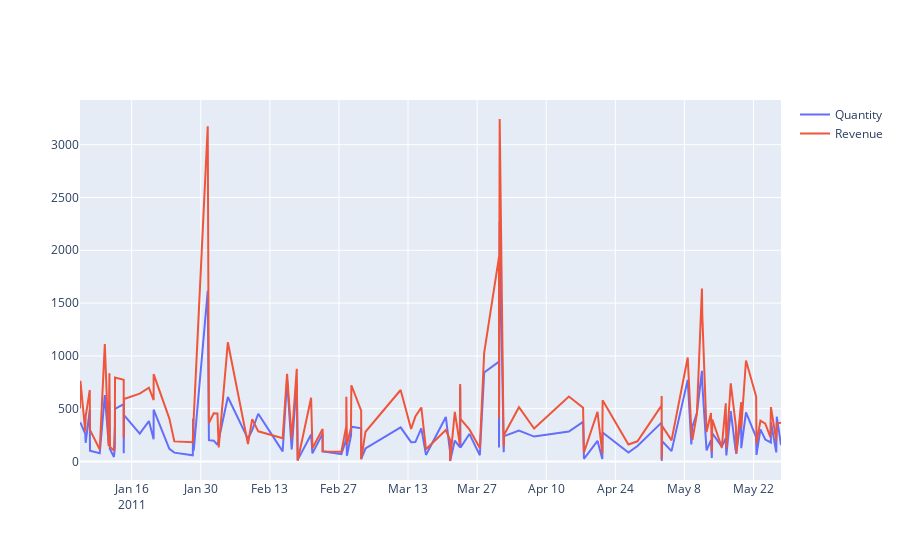

Notebook code cell kept with this figure:
### Code cell
data2 = data2.groupby('InvoiceDate').sum().reset_index()

import plotly.express as px

import numpy as np

x = data2["InvoiceDate"]


fig = go.Figure()
fig.add_trace(go.Scatter(x=x, y=data2["Quantity"],
                    mode='lines',
                    name='Quantity'))
fig.add_trace(go.Scatter(x=x, y=data2["Revenue"],
                    mode='lines',
                    name='Revenue'))

fig.show()
